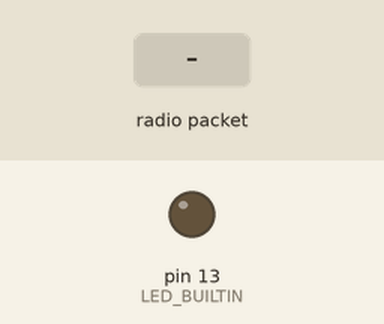
This sketch was run on a simulated Arduino Uno, built with avr-gcc and run on an emulated ATmega328P. On the bench: output pins drawn as LEDs (lit = HIGH). The inputs (shaded band) are chosen by the test bench. Storage starts empty; no radio packets arrive unless stated; pins used as bus, display or sensor lines are not drawn; what the sketch prints to the serial monitor is not drawn.

Above: at 1.5 s.
1.6 s: radio packet "1" arrives
Timing chart, 0 to 4.6 s (numbered marks = the images above; inputs shaded):
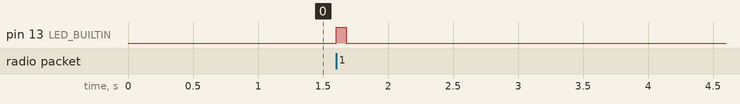

The sketch:

rx-uart.ino
```cpp
/////////////////////////////////////////////////////////////////////////////////////////////
// .___   _________   _____       _________ __________ ___________   _____ ______________________
// |   | /   _____/  /     \      \_   ___ \\______   \\_   _____/  /  _  \\__    ___/\_   _____/
// |   | \_____  \  /  \ /  \     /    \  \/ |       _/ |    __)_  /  /_\  \ |    |    |    __)_
// |   | /        \/    Y    \    \     \____|    |   \ |        \/    |    \|    |    |        \
// |___|/_______  /\____|__  /     \______  /|____|_  //_______  /\____|__  /|____|   /_______  /
//              \/         \/             \/        \/         \/         \/                  \/
//
//     ____                 _                    ____                 __
//    / __ \___  ________  (_)   _____  _____   / __ \___  ____ _____/ /_  __
//   / /_/ / _ \/ ___/ _ \/ / | / / _ \/ ___/  / /_/ / _ \/ __ `/ __  / / / /
//  / _, _/  __/ /__/  __/ /| |/ /  __/ /     / _, _/  __/ /_/ / /_/ / /_/ /  _    _    _
// /_/ |_|\___/\___/\___/_/ |___/\___/_/     /_/ |_|\___/\__,_/\__,_/\__, /  (_)  (_)  (_)
//                                                                  /____/
//
// E F Halliwell
// Summer 2023
// RMC 549 Space Mission Design
// Sensors -> MISC. -> Sci. Feather -> UART -> LoRa Feather -> SPI -> LoRa Module
//
//  PACKET FORMAT
//
//  [rx-preamble],[tx-preamble],[science-data]
//
//  [rx-preamble]:
//
//        [time], [packet no], [RSSI]
//
//  [tx-preamble]:
//
//        [chars remaining], [time], [packet no], [receiver failures],
//        [receiver timeout], [chars remaining]
//
//  [science-data]:
//
//        [millis], [x orientation], [y orientation], [z orientation],
//        [x a_vel.], [y a_vel.], [z a_vel.], [x lin acc.], [y lin acc.], [z lin acc.],
//        [x mag], [y mag], [z mag], [x acc.], [y acc.], [z acc.],
//        [x grav], [y grav], [z grav], [rtd temp], [pressure],
//        [pressure temp], [imu temp], [ozone], [geiger counts],
//        [humid. temp], [humidity], [uv], [duv index], [duv index avg]
//
//
/////////////////////////////////////////////////////////////////////////////////////////////

#include <TimeLib.h>
#include <SPI.h>
#include <RH_RF95.h>
#include <SD.h>

// Feather M0: (don't ask me why we wired it this way)
#define RFM95_CS   5
#define RFM95_RST  6
#define RFM95_INT  9

// defines chip select pin on the feather
#define PIN_SPI_CS 4 // for SD card

// Change to 434.0 or other frequency, must match RX's freq!
#define RF95_FREQ 915.0

// Singleton instance of the radio driver
RH_RF95 rf95(RFM95_CS, RFM95_INT);

File file;
File root;
char readfile;
int16_t packetnum = 0;  // packet counter, we increment per xmission
int verbose = 0;
String filename = "sat-rx.txt";
int rxpktnum = 0;

void setup() {

  pinMode(LED_BUILTIN, OUTPUT);
  pinMode(RFM95_RST, OUTPUT);
  digitalWrite(RFM95_RST, HIGH);

  Serial.begin(115200); // usb bus to computer
  while (!Serial) delay(1);
  delay(100); // master Rx delay timer

  while (!Serial); // waits for serial

  Serial.print ("--------------"); Serial.print("Rx Startup Sequence"); Serial.println("--------------");
  Serial.print("Initializing SD card...");

  if (!SD.begin(PIN_SPI_CS)) {

    Serial.println("initialization failed. Things to check:");

    Serial.println("1. is a card inserted?");

    Serial.println("2. is your wiring correct?");

    Serial.println("3. did you change the chipSelect pin to match your shield or module?");

    Serial.println("Note: press reset or reopen this serial monitor after fixing your issue!");

    while (true);

  }
  Serial.println("initialization done.");
  delay(100);

  Serial.println("Contents of SD Card:");
  root = SD.open("/");
  printDirectory(root, 0);

  Serial.println("Feather LoRa RX Module Starting!");

  // manual reset
  digitalWrite(RFM95_RST, LOW);
  delay(10);
  digitalWrite(RFM95_RST, HIGH);
  delay(10);

  while (!rf95.init()) {
    Serial.println("LoRa radio init failed");
    Serial.println("Uncomment '#define SERIAL_DEBUG' in RH_RF95.cpp for detailed debug info");
    while (1);
  }
  Serial.println("LoRa Rx radio init OK!");

  // Defaults after init are 434.0MHz, modulation GFSK_Rb250Fd250, +13dbM
  if (!rf95.setFrequency(RF95_FREQ)) {
    Serial.println("setFrequency failed");
    while (1);
  }
  Serial.print("Set Freq to: "); Serial.println(RF95_FREQ);

  // Defaults after init are 434.0MHz, 13dBm, Bw = 125 kHz, Cr = 4/5, Sf = 128chips/symbol, CRC on

  // The default transmitter power is 13dBm, using PA_BOOST.
  // If you are using RFM95/96/97/98 modules which uses the PA_BOOST transmitter pin, then
  // you can set transmitter powers from 5 to 23 dBm:
  rf95.setTxPower(23, false);

	Serial.println("Tx Power set to 23 dBm");

	Serial.print("Verbosity level: "); Serial.println(verbose);

	Serial.print("File in use: "); Serial.println(filename);

  time_t t = now();
  Serial.print("The current time is: ");
  Serial.print(hour(t));Serial.print(minute(t));Serial.println(second(t));

	Serial.println("Here goes nothing...");

  Serial.println(".___   _________   _____       _________ __________ ___________   _____ ______________________ ");
  Serial.println("|   | /   _____/  /     \\      \\_   ___ \\\\______   \\\\_   _____/  /  _  \\\\__    ___/\\_   _____/ ");
  Serial.println("|   | \\_____  \\  /  \\ /  \\     /    \\  \\/ |       _/ |    __)_  /  /_\\  \\ |    |    |    __)_  ");
  Serial.println("|   | /        \\/    Y    \\    \\     \\____|    |   \\ |        \\/    |    \\|    |    |        \\ ");
  Serial.println("|___|/_______  /\\____|__  /     \\______  /|____|_  //_______  /\\____|__  /|____|   /_______  /");
  Serial.println("             \\/         \\/             \\/        \\/         \\/         \\/                  \\/  ");

  Serial.println("     ____                 _                    ____                 __                   ");
  Serial.println("    / __ \\___  ________  (_)   _____  _____   / __ \\___  ____ _____/ /_  __              ");
  Serial.println("   / /_/ / _ \\/ ___/ _ \\/ / | / / _ \\/ ___/  / /_/ / _ \\/ __ `/ __  / / / /              ");
  Serial.println("  / _, _/  __/ /__/  __/ /| |/ /  __/ /     / _, _/  __/ /_/ / /_/ / /_/ /  _    _    _  ");
  Serial.println(" /_/ |_|\\___/\\___/\\___/_/ |___/\\___/_/     /_/ |_|\\___/\\__,_/\\__,_/\\__, /  (_)  (_)  (_) ");
  Serial.println("                                                                  /____/                 ");
}

void loop() {
  // Serial.println("Waiting for signal...");
  // Serial.println(rf95.available());
  if (rf95.available()) {
    // Should be a message for us now
    uint8_t buf[RH_RF95_MAX_MESSAGE_LEN];
    uint8_t len = sizeof(buf);

    if (rf95.recv(buf, &len)) {
      rxpktnum++;
      digitalWrite(LED_BUILTIN, HIGH);
      Serial.println("---------------------------------------------");
      time_t t = now();
      unsigned long h = hour(t);
      unsigned long m = minute(t);
      unsigned long s = second(t);
      String rxpreamble = "";
      rxpreamble += String(h);
      rxpreamble += String(m);
      rxpreamble += String(s);
      rxpreamble += ",";
      rxpreamble += String(rxpktnum);
      rxpreamble += ",";
      Serial.print("Packet recieved at internal time: ");
      Serial.print(hour(t));Serial.print(minute(t));Serial.println(second(t));

      RH_RF95::printBuffer("Received: ", buf, len);
      Serial.print("Got: ");
      Serial.println((char*)buf);
      Serial.print("RSSI: ");
      Serial.println(rf95.lastRssi(), DEC);
      Serial.println("Adding timestamp and RSSI");
      rxpreamble += String(rf95.lastRssi());
      rxpreamble += ",";
      rxpreamble += String((char*)buf);
      Serial.print("Saving: ");
      Serial.println(rxpreamble);
      // Serial.print("Rx pkt size: "); Serial.println(sizeof(buf)); // always 251. duh

      file = SD.open(filename, FILE_WRITE); // create file to write data to
      if (file) {
        file.print(rxpreamble);
        file.close();
      }
      else {
        Serial.print(F("SD Card: error on opening Rx file for writing"));
      }

      // read and print for debug; don't need this in the final... maybe
      // start of debug block
      if (verbose) {
      	file = SD.open(filename, FILE_READ);
      	// Serial.println(file); // debug
      		if (file) {
        	while (file.available()) { // reads file from start to finish..
               	                           // not sure how to do just the latest line.
          	readfile = file.read();

          	Serial.print(readfile);
        	}
        file.close();
      	}
      	else { // error oopsies
        	Serial.print(F("SD Card: error on opening file for reading"));
      	}
      }

      // Send a reply. Don't actually need this... maybe.
      // please decide to comment out or not!
      uint8_t data[] = "Packet received.";
      rf95.send(data, sizeof(data));
      rf95.waitPacketSent();
      Serial.println("Sent a reply");
      digitalWrite(LED_BUILTIN, LOW);
    }
    else {
      Serial.println("Receive failed");
    }
  }
}

void printDirectory(File dir, int numTabs) {

  while (true) {

    File entry =  dir.openNextFile();

    if (! entry) {

      // no more files

      break;

    }

    for (uint8_t i = 0; i < numTabs; i++) {

      Serial.print('\t');

    }

    Serial.print(entry.name());

    if (entry.isDirectory()) {

      Serial.println("/");

      printDirectory(entry, numTabs + 1);

    } else {

      // files have sizes, directories do not

      Serial.print("\t\t");

      Serial.println(entry.size(), DEC);

    }

    entry.close();

  }
}
```

Measured:
- after the input at 1.6 s, pin 13 (LED_BUILTIN): LOW → HIGH at once, → LOW 0.08 s later
